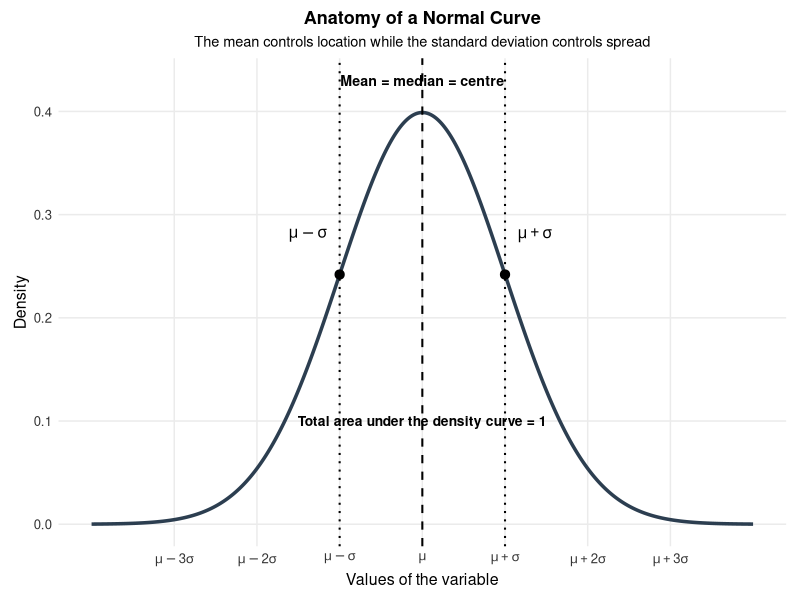
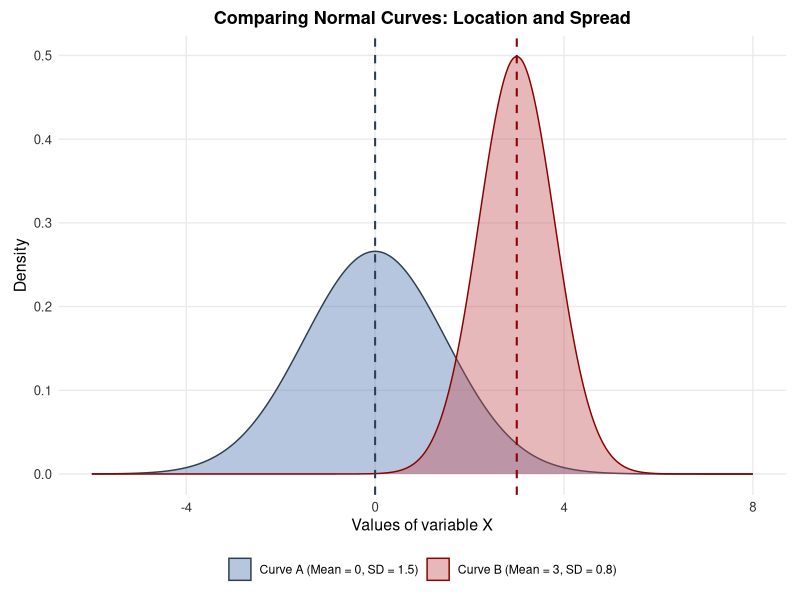
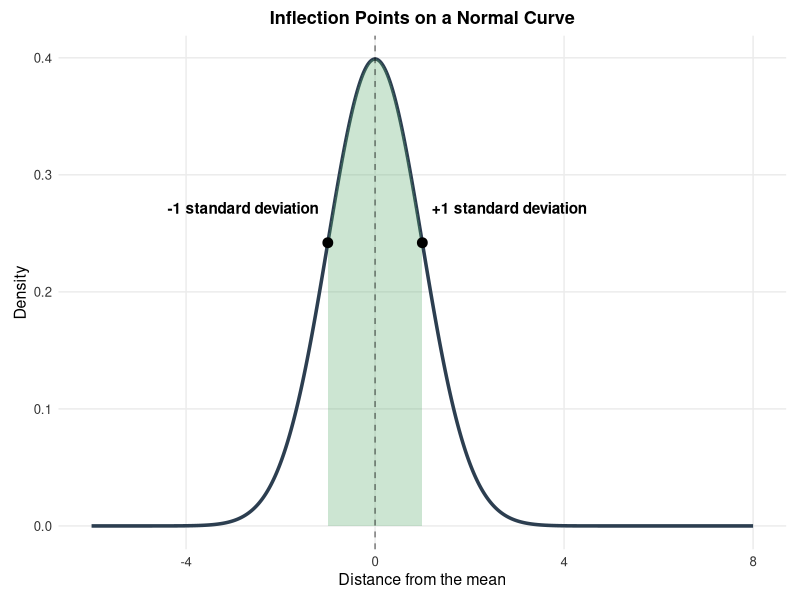
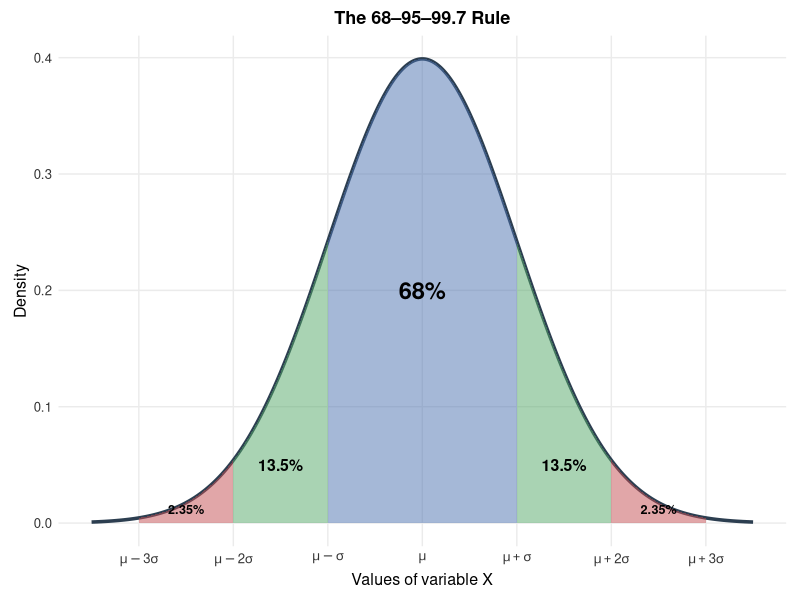
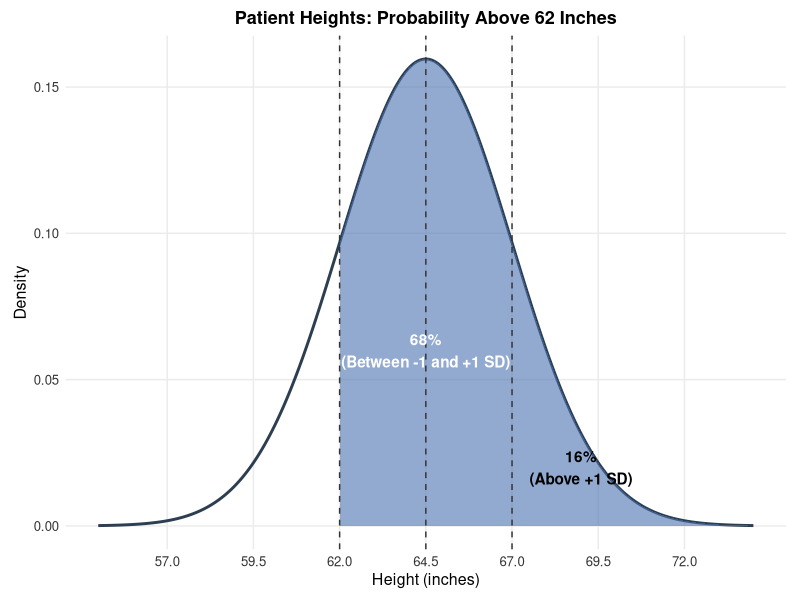
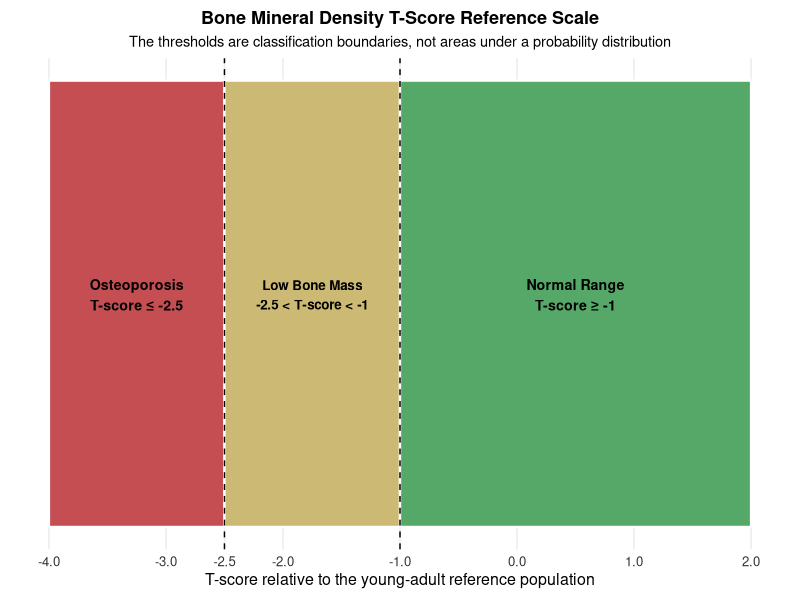
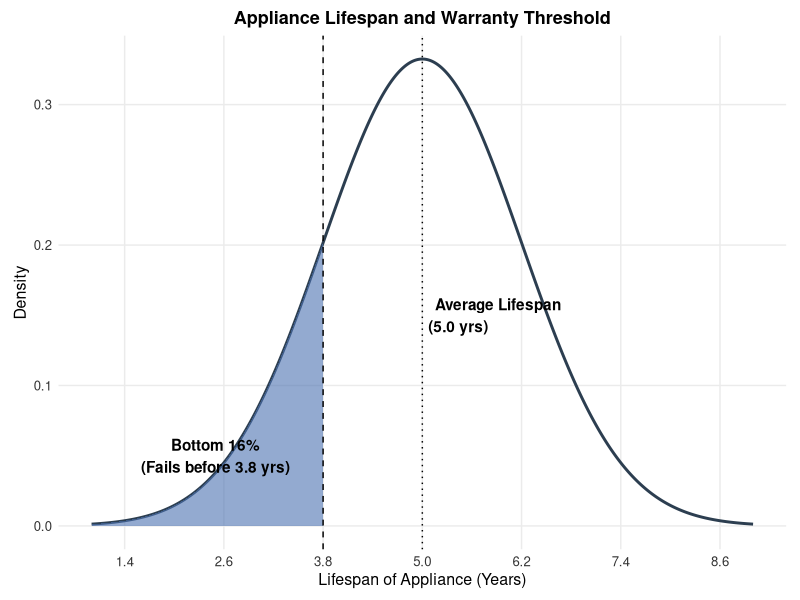
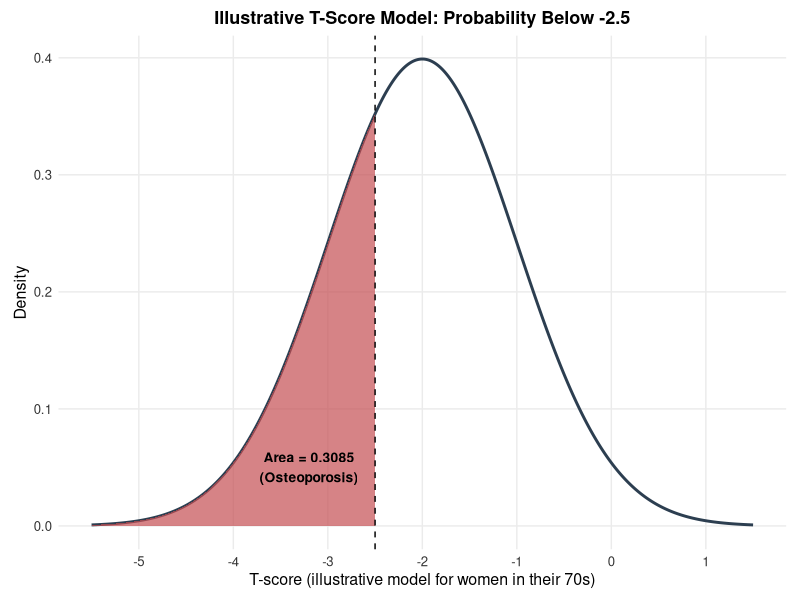

Here is the R script that generated these plots, in order:
## ---- chunk 1
knitr::opts_chunk$set(
  echo = TRUE,
  warning = FALSE,
  message = FALSE,
  error = FALSE,
  fig.align = "center", 
  fig.width = 6, 
  fig.height = 4
)

library(ggplot2)
library(dplyr)
library(tidyr)
library(gridExtra)

set.seed(123)

lecture_theme <- theme_minimal(base_size = 11) +
  theme(
    plot.title = element_text(size = 13, face = "bold", hjust = 0.5),
    axis.title = element_blank(),
    axis.text = element_blank(),
    panel.grid = element_blank(),
    plot.background = element_rect(fill = "white", colour = NA),
    panel.background = element_rect(fill = "white", colour = NA),
    plot.margin = margin(8, 10, 8, 10)
  )

# A second theme for ordinary statistical charts. Unlike the diagram theme
# above, this keeps axis labels, tick marks and a light major grid visible.
lecture_chart_theme <- theme_minimal(base_size = 11) +
  theme(
    plot.title = element_text(size = 13, face = "bold", hjust = 0.5),
    plot.subtitle = element_text(size = 10.5, hjust = 0.5),
    axis.title = element_text(size = 11.5),
    axis.text = element_text(size = 9.5, colour = "#333333"),
    panel.grid.minor = element_blank(),
    plot.background = element_rect(fill = "white", colour = NA),
    panel.background = element_rect(fill = "white", colour = NA),
    plot.margin = margin(8, 10, 8, 10)
  )

save_plot <- function(filename, plot, width, height) {
  ggsave(filename = filename, plot = plot, width = width, height = height, units = "in", dpi = 300, bg = "white")
}

# =============================================================
# 1. Anatomy of a Normal Curve
# =============================================================
x_anatomy <- seq(-4, 4, length.out = 1000)
normal_anatomy_df <- data.frame(
  x = x_anatomy,
  density = dnorm(x_anatomy)
)

p_normal_anatomy <- ggplot(normal_anatomy_df, aes(x = x, y = density)) +
  geom_line(linewidth = 1.2, colour = "#2c3e50") +
  geom_vline(xintercept = 0, linetype = "dashed", linewidth = 0.7) +
  geom_vline(xintercept = c(-1, 1), linetype = "dotted", linewidth = 0.7) +
  annotate("point", x = c(-1, 1), y = dnorm(c(-1, 1)), size = 2.8) +
  annotate("text", x = 0, y = 0.43, label = "Mean = median = centre",
           fontface = "bold", size = 3.6) +
  annotate("text", x = -1.15, y = 0.28, label = expression(mu - sigma),
           hjust = 1, fontface = "bold", size = 4) +
  annotate("text", x = 1.15, y = 0.28, label = expression(mu + sigma),
           hjust = 0, fontface = "bold", size = 4) +
  annotate("text", x = 0, y = 0.10,
           label = "Total area under the density curve = 1",
           fontface = "bold", size = 3.5) +
  scale_x_continuous(
    breaks = -3:3,
    labels = c(expression(mu - 3*sigma), expression(mu - 2*sigma),
               expression(mu - sigma), expression(mu),
               expression(mu + sigma), expression(mu + 2*sigma),
               expression(mu + 3*sigma))
  ) +
  labs(
    title = "Anatomy of a Normal Curve",
    subtitle = "The mean controls location while the standard deviation controls spread",
    x = "Values of the variable",
    y = "Density"
  ) +
  lecture_chart_theme

save_plot("fig_ch11_normal_anatomy.png", p_normal_anatomy, width = 7, height = 4.2)

# =============================================================
# 2. Normal Distributions: Comparing Mu and Sigma
# =============================================================
# Generate a sequence of x values
x_vals <- seq(-6, 8, length.out = 1000)

# Create data for two different normal curves
norm_data <- data.frame(
  x = rep(x_vals, 2),
  Density = c(dnorm(x_vals, mean = 0, sd = 1.5), dnorm(x_vals, mean = 3, sd = 0.8)),
  Curve = rep(c("Curve A (Mean = 0, SD = 1.5)", "Curve B (Mean = 3, SD = 0.8)"), each = length(x_vals))
)

p_two_normals <- ggplot(norm_data, aes(x = x, y = Density, fill = Curve, color = Curve)) +
  geom_area(alpha = 0.4, position = "identity") +
  scale_fill_manual(values = c("#4C72B0", "#C44E52")) +
  scale_color_manual(values = c("#2c3e50", "#8b0000")) +
  geom_vline(xintercept = 0, linetype = "dashed", color = "#2c3e50", size = 0.7) +
  geom_vline(xintercept = 3, linetype = "dashed", color = "#8b0000", size = 0.7) +
  labs(
    title = "Comparing Normal Curves: Location and Spread",
    x = "Values of variable X",
    y = "Density"
  ) +
  lecture_chart_theme +
  theme(legend.position = "bottom", legend.title = element_blank())

save_plot("fig_ch11_two_normals.png", p_two_normals, width = 7, height = 4)

# =============================================================
# 3. Normal Distributions: The Inflection Point
# =============================================================
inflection_data <- data.frame(
  x = x_vals,
  Density = dnorm(x_vals, mean = 0, sd = 1)
)

p_inflection <- ggplot(inflection_data, aes(x = x, y = Density)) +
  geom_line(color = "#2c3e50", size = 1.2) +
  # Shade the area between -1 and 1 SD
  stat_function(fun = dnorm, args = list(mean = 0, sd = 1), xlim = c(-1, 1), geom = "area", fill = "#55A868", alpha = 0.3) +
  # Add points at the exact inflection change
  annotate("point", x = -1, y = dnorm(-1), color = "black", size = 3) +
  annotate("point", x = 1, y = dnorm(1), color = "black", size = 3) +
  annotate("text", x = -1.2, y = dnorm(-1) + 0.03, label = "-1 standard deviation", fontface = "bold", hjust = 1) +
  annotate("text", x = 1.2, y = dnorm(1) + 0.03, label = "+1 standard deviation", fontface = "bold", hjust = 0) +
  geom_vline(xintercept = 0, linetype = "dashed", alpha = 0.5) +
  labs(
    title = "Inflection Points on a Normal Curve",
    x = "Distance from the mean",
    y = "Density"
  ) +
  lecture_chart_theme

save_plot("fig_ch11_inflection.png", p_inflection, width = 6, height = 4)

# =============================================================
# 4. The 68-95-99.7 Rule (Empirical Rule)
# =============================================================
# Generate data for a standard normal curve
x_emp <- seq(-3.5, 3.5, length.out = 1000)
df_emp <- data.frame(x = x_emp, y = dnorm(x_emp))

p_empirical <- ggplot(df_emp, aes(x = x, y = y)) +
  geom_line(size = 1.2, color = "#2c3e50") +
  # 68% band (center)
  stat_function(fun = dnorm, xlim = c(-1, 1), geom = "area", fill = "#4C72B0", alpha = 0.5) +
  # 95% bands (outer 13.5% each)
  stat_function(fun = dnorm, xlim = c(-2, -1), geom = "area", fill = "#55A868", alpha = 0.5) +
  stat_function(fun = dnorm, xlim = c(1, 2), geom = "area", fill = "#55A868", alpha = 0.5) +
  # 99.7% bands (outer 2.35% each)
  stat_function(fun = dnorm, xlim = c(-3, -2), geom = "area", fill = "#C44E52", alpha = 0.5) +
  stat_function(fun = dnorm, xlim = c(2, 3), geom = "area", fill = "#C44E52", alpha = 0.5) +
  scale_x_continuous(breaks = -3:3, 
                     labels = c(expression(mu - 3*sigma), expression(mu - 2*sigma), 
                                expression(mu - sigma), expression(mu), 
                                expression(mu + sigma), expression(mu + 2*sigma), 
                                expression(mu + 3*sigma))) +
  annotate("text", x = 0, y = 0.20, label = "68%", fontface = "bold", size = 6) +
  annotate("text", x = -1.5, y = 0.05, label = "13.5%", fontface = "bold", size = 4) +
  annotate("text", x = 1.5, y = 0.05, label = "13.5%", fontface = "bold", size = 4) +
  annotate("text", x = -2.5, y = 0.012, label = "2.35%", fontface = "bold", size = 3.2) +
  annotate("text", x = 2.5, y = 0.012, label = "2.35%", fontface = "bold", size = 3.2) +
  labs(title = "The 68–95–99.7 Rule", x = "Values of variable X", y = "Density") +
  lecture_chart_theme

save_plot("fig_ch11_empirical_rule.png", p_empirical, width = 7, height = 4)

# =============================================================
# 5. Example 11.2: Heights of Adult Female Patients (Area > 62)
# =============================================================
mu_h <- 64.5
sd_h <- 2.5
x_h <- seq(55, 74, length.out = 1000)
df_h <- data.frame(x = x_h, y = dnorm(x_h, mean = mu_h, sd = sd_h))

p_heights_62 <- ggplot(df_h, aes(x = x, y = y)) +
  geom_line(size = 1, color = "#2c3e50") +
  # Shade area greater than 62
  stat_function(fun = dnorm, args = list(mean = mu_h, sd = sd_h), 
                xlim = c(62, 74), geom = "area", fill = "#4C72B0", alpha = 0.6) +
  # Vertical lines for specific standard deviations
  geom_vline(xintercept = c(62, 64.5, 67), linetype = "dashed", color = "#333333") +
  scale_x_continuous(breaks = seq(57, 72, by = 2.5)) +
  annotate("text", x = 64.5, y = 0.06, label = "68%\n(Between -1 and +1 SD)", fontface = "bold", color = "white") +
  annotate("text", x = 69, y = 0.02, label = "16%\n(Above +1 SD)", fontface = "bold") +
  labs(
    title = "Patient Heights: Probability Above 62 Inches",
    x = "Height (inches)",
    y = "Density"
  ) +
  lecture_chart_theme

save_plot("fig_ch11_heights_62.png", p_heights_62, width = 7, height = 4)

# =============================================================
# 6. Standardizing Normal Distributions (Z-Scores)
# =============================================================
mu_h <- 64.5
sd_h <- 2.5

# Original Distribution Data
x_orig <- seq(55, 74, length.out = 500)
df_orig <- data.frame(x = x_orig, y = dnorm(x_orig, mean = mu_h, sd = sd_h))

# Standard Normal Data
x_std <- seq(-3.8, 3.8, length.out = 500)
df_std <- data.frame(x = x_std, y = dnorm(x_std, mean = 0, sd = 1))

# Plot A: Original Heights
p_orig <- ggplot(df_orig, aes(x = x, y = y)) +
  geom_line(color = "#4C72B0", size = 1.2) +
  geom_vline(xintercept = mu_h, linetype = "dashed", color = "#333333", alpha = 0.5) +
  # Observation at 70 inches
  annotate("point", x = 70, y = dnorm(70, mu_h, sd_h), color = "#C44E52", size = 4) +
  annotate("text", x = 70, y = dnorm(70, mu_h, sd_h) + 0.02, label = "70 inches", fontface="bold", hjust=0) +
  # Observation at 60 inches
  annotate("point", x = 60, y = dnorm(60, mu_h, sd_h), color = "#C44E52", size = 4) +
  annotate("text", x = 60, y = dnorm(60, mu_h, sd_h) + 0.02, label = "60 inches", fontface="bold", hjust=1) +
  labs(title = "Raw Heights: N(64.5, 2.5)", x = "Height (inches)", y = "Density") +
  lecture_chart_theme

# Plot B: Standardized Z-Scores
p_std <- ggplot(df_std, aes(x = x, y = y)) +
  geom_line(color = "#55A868", size = 1.2) +
  geom_vline(xintercept = 0, linetype = "dashed", color = "#333333", alpha = 0.5) +
  # z = +2.2
  annotate("point", x = 2.2, y = dnorm(2.2), color = "#C44E52", size = 4) +
  annotate("text", x = 2.2, y = dnorm(2.2) + 0.05, label = "z = +2.2", fontface="bold", hjust=0) +
  # z = -1.8
  annotate("point", x = -1.8, y = dnorm(-1.8), color = "#C44E52", size = 4) +
  annotate("text", x = -1.8, y = dnorm(-1.8) + 0.05, label = "z = -1.8", fontface="bold", hjust=1) +
  labs(title = "Standardized Scale: N(0, 1)", x = "Z-Score (Standard Deviations)", y = "") +
  lecture_chart_theme

p_zscores <- arrangeGrob(p_orig, p_std, ncol = 2)
save_plot("fig_ch11_zscores.png", p_zscores, width = 9, height = 4)

# =============================================================
# 7. Bone Mineral Density T-Score Reference Scale
# =============================================================
t_score_regions <- data.frame(
  xmin = c(-4.0, -2.5, -1.0),
  xmax = c(-2.5, -1.0, 2.0),
  ymin = c(0, 0, 0),
  ymax = c(1, 1, 1),
  region = factor(
    c("Osteoporosis", "Low Bone Mass", "Normal Range"),
    levels = c("Osteoporosis", "Low Bone Mass", "Normal Range")
  )
)

p_dexa <- ggplot(t_score_regions) +
  geom_rect(
    aes(xmin = xmin, xmax = xmax, ymin = ymin, ymax = ymax, fill = region),
    colour = "white",
    linewidth = 0.8
  ) +
  geom_vline(xintercept = c(-2.5, -1.0), linetype = "dashed", colour = "black") +
  annotate("text", x = -3.25, y = 0.52, label = "Osteoporosis\nT-score ≤ -2.5", fontface = "bold", size = 3.6) +
  annotate("text", x = -1.75, y = 0.52, label = "Low Bone Mass\n-2.5 < T-score < -1", fontface = "bold", size = 3.4) +
  annotate("text", x = 0.50, y = 0.52, label = "Normal Range\nT-score ≥ -1", fontface = "bold", size = 3.6) +
  scale_x_continuous(breaks = c(-4, -3, -2.5, -2, -1, 0, 1, 2)) +
  scale_y_continuous(NULL, breaks = NULL, limits = c(0, 1)) +
  scale_fill_manual(
    values = c(
      "Osteoporosis" = "#C44E52",
      "Low Bone Mass" = "#CCB974",
      "Normal Range" = "#55A868"
    )
  ) +
  labs(
    title = "Bone Mineral Density T-Score Reference Scale",
    subtitle = "The thresholds are classification boundaries, not areas under a probability distribution",
    x = "T-score relative to the young-adult reference population"
  ) +
  lecture_chart_theme +
  theme(
    legend.position = "none",
    panel.grid.major.y = element_blank(),
    panel.grid.minor = element_blank()
  )

save_plot("fig_ch11_dexa.png", p_dexa, width = 7, height = 3.6)

# =============================================================
# 8. Visualizing Standardized Scores: Manufacturing Warranties
# =============================================================
mu_w <- 5.0
sd_w <- 1.2
x_w <- seq(1, 9, length.out = 1000)
df_warranty <- data.frame(x = x_w, y = dnorm(x_w, mean = mu_w, sd = sd_w))

p_warranty <- ggplot(df_warranty, aes(x = x, y = y)) +
  geom_line(size = 1, color = "#2c3e50") +
  # Shade the bottom 16% (below -1 SD)
  stat_function(fun = dnorm, args = list(mean = mu_w, sd = sd_w), 
                xlim = c(1, 3.8), geom = "area", fill = "#4C72B0", alpha = 0.6) +
  geom_vline(xintercept = 3.8, linetype = "dashed", color = "black") +
  geom_vline(xintercept = 5.0, linetype = "dotted", color = "black") +
  annotate("text", x = 2.5, y = 0.05, label = "Bottom 16%\n(Fails before 3.8 yrs)", fontface = "bold") +
  annotate("text", x = 5, y = 0.15, label = "Average Lifespan\n(5.0 yrs)", fontface = "bold", hjust = -0.1) +
  scale_x_continuous(breaks = seq(1.4, 8.6, by = 1.2)) +
  labs(
    title = "Appliance Lifespan and Warranty Threshold",
    x = "Lifespan of Appliance (Years)",
    y = "Density"
  ) +
  lecture_chart_theme

save_plot("fig_ch11_warranty.png", p_warranty, width = 7, height = 4)

# =============================================================
# 9. Finding Normal Probabilities: Cumulative (Osteoporosis)
# =============================================================
mu_bmd <- -2
sd_bmd <- 1
x_bmd <- seq(-5.5, 1.5, length.out = 1000)
df_bmd <- data.frame(x = x_bmd, y = dnorm(x_bmd, mean = mu_bmd, sd = sd_bmd))

p_osteo <- ggplot(df_bmd, aes(x = x, y = y)) +
  geom_line(size = 1, color = "#2c3e50") +
  # Shade cumulative area to the left of -2.5
  stat_function(fun = dnorm, args = list(mean = mu_bmd, sd = sd_bmd), 
                xlim = c(-5.5, -2.5), geom = "area", fill = "#C44E52", alpha = 0.7) +
  geom_vline(xintercept = -2.5, linetype = "dashed", color = "black") +
  annotate("text", x = -3.2, y = 0.05, label = "Area = 0.3085\n(Osteoporosis)", fontface = "bold", color = "black", size = 3.5) +
  scale_x_continuous(breaks = seq(-5, 1, by = 1)) +
  labs(
    title = "Illustrative T-Score Model: Probability Below -2.5",
    x = "T-score (illustrative model for women in their 70s)",
    y = "Density"
  ) +
  lecture_chart_theme

save_plot("fig_ch11_osteoporosis.png", p_osteo, width = 6, height = 4)

# =============================================================
# 10. Finding Normal Probabilities: Intervals (Osteopenia)
# =============================================================
p_osteopenia <- ggplot(df_bmd, aes(x = x, y = y)) +
  geom_line(size = 1, color = "#2c3e50") +
  # Shade area between -2.5 and -1
  stat_function(fun = dnorm, args = list(mean = mu_bmd, sd = sd_bmd), 
                xlim = c(-2.5, -1), geom = "area", fill = "#CCB974", alpha = 0.7) +
  geom_vline(xintercept = -2.5, linetype = "dashed", color = "black") +
  geom_vline(xintercept = -1, linetype = "dashed", color = "black") +
  annotate("text", x = -1.75, y = 0.15, label = "Area = 0.5328\n(Osteopenia)", fontface = "bold", color = "black", size = 4) +
  scale_x_continuous(breaks = seq(-5, 1, by = 1)) +
  labs(
    title = "Illustrative T-Score Model: Probability Between -2.5 and -1",
    x = "T-score (illustrative model for women in their 70s)",
    y = "Density"
  ) +
  lecture_chart_theme

save_plot("fig_ch11_osteopenia.png", p_osteopenia, width = 6, height = 4)

# =============================================================
# 11. Standard Normal Table: Interval (Example 11.9)
# =============================================================
z_vals <- seq(-4, 4, length.out = 1000)
df_z <- data.frame(z = z_vals, y = dnorm(z_vals))

p_table_interval <- ggplot(df_z, aes(x = z, y = y)) +
  geom_line(size = 1, color = "#2c3e50") +
  # Shade area between -1.8 and 1.4
  stat_function(fun = dnorm, xlim = c(-1.8, 1.4), geom = "area", fill = "#4C72B0", alpha = 0.6) +
  geom_vline(xintercept = -1.8, linetype = "dashed", color = "black") +
  geom_vline(xintercept = 1.4, linetype = "dashed", color = "black") +
  annotate("text", x = -0.2, y = 0.15, label = "Area = 0.8833", fontface = "bold", size = 5) +
  scale_x_continuous(breaks = seq(-4, 4, by = 1)) +
  labs(
    title = "Standard Normal Curve: Area between z = -1.8 and z = 1.4",
    x = "Z-Score",
    y = "Density"
  ) +
  lecture_chart_theme

save_plot("fig_ch11_table_interval.png", p_table_interval, width = 7, height = 4)

# =============================================================
# 12. Finding Percentiles: Top 10% with the Z-Table (Example 11.10)
# =============================================================
mu_preg <- 266
sd_preg <- 16
x_preg <- seq(210, 320, length.out = 1000)
df_preg <- data.frame(x = x_preg, y = dnorm(x_preg, mean = mu_preg, sd = sd_preg))

# Find the critical value for top 10% (90th percentile)
x_crit <- qnorm(0.90, mean = mu_preg, sd = sd_preg)

p_percentile <- ggplot(df_preg, aes(x = x, y = y)) +
  geom_line(size = 1, color = "#2c3e50") +
  # Shade the bottom 90%
  stat_function(fun = dnorm, args = list(mean = mu_preg, sd = sd_preg), 
                xlim = c(210, x_crit), geom = "area", fill = "#EAEAEA", alpha = 0.8) +
  # Shade the top 10%
  stat_function(fun = dnorm, args = list(mean = mu_preg, sd = sd_preg), 
                xlim = c(x_crit, 320), geom = "area", fill = "#C44E52", alpha = 0.7) +
  geom_vline(xintercept = x_crit, linetype = "dashed", color = "black") +
  annotate("text", x = 250, y = 0.01, label = "Bottom 90%\n(Area = 0.90)", fontface = "bold") +
  annotate("text", x = 300, y = 0.005, label = "Top 10%", fontface = "bold", color = "black") +
  scale_x_continuous(breaks = c(218, 234, 250, 266, 282, 298, 314)) +
  labs(
    title = "Pregnancy Lengths: Finding the 90th Percentile",
    x = "Days",
    y = "Density"
  ) +
  lecture_chart_theme

save_plot("fig_ch11_percentile.png", p_percentile, width = 7, height = 4)

# =============================================================
# Generate Standard Normal Z-Table (Positive and Negative)
# =============================================================
library(gridExtra)
library(grid)

# Function to create a Z-table
create_z_table <- function(z_seq) {
  cols <- seq(0, 0.09, by = 0.01)
  z_mat <- matrix(NA, nrow = length(z_seq), ncol = length(cols))
  
  for(i in 1:length(z_seq)) {
    for(j in 1:length(cols)) {
      # For negative z, we subtract the column addition; for positive, we add it.
      val <- if(z_seq[1] < 0) z_seq[i] - cols[j] else z_seq[i] + cols[j]
      z_mat[i, j] <- pnorm(val)
    }
  }
  
  z_mat <- round(z_mat, 4)
  # Format with exact decimal places
  z_df <- as.data.frame(apply(z_mat, 2, function(x) sprintf("%.4f", x)))
  rownames(z_df) <- sprintf("%.1f", z_seq)
  colnames(z_df) <- sprintf("%.2f", cols)
  return(z_df)
}

# Create Negative and Positive Z-Tables
neg_z <- seq(-3.4, 0.0, by = 0.1)
pos_z <- seq(0.0, 3.4, by = 0.1)

neg_table <- create_z_table(neg_z)
pos_table <- create_z_table(pos_z)

# Save to PDF
pdf("z_table.pdf", height = 11, width = 8.5)
grid.arrange(
  top = textGrob("Standard Normal Cumulative Probabilities (Negative Z)", gp = gpar(fontsize = 14, fontface = "bold")),
  tableGrob(neg_table, theme = ttheme_default(base_size = 9))
)
grid.arrange(
  top = textGrob("Standard Normal Cumulative Probabilities (Positive Z)", gp = gpar(fontsize = 14, fontface = "bold")),
  tableGrob(pos_table, theme = ttheme_default(base_size = 9))
)
dev.off()

# =============================================================
# 13. Finding Percentiles with R: Third Quartile (Example 11.6)
# =============================================================
mu_hatch <- 45
sd_hatch <- 4
x_hatch <- seq(30, 60, length.out = 1000)
df_hatch <- data.frame(x = x_hatch, y = dnorm(x_hatch, mean = mu_hatch, sd = sd_hatch))

# Find the 75th percentile
q3_val <- qnorm(0.75, mean = mu_hatch, sd = sd_hatch)

p_hatching <- ggplot(df_hatch, aes(x = x, y = y)) +
  geom_line(size = 1, color = "#2c3e50") +
  # Shade the bottom 75%
  stat_function(fun = dnorm, args = list(mean = mu_hatch, sd = sd_hatch), 
                xlim = c(30, q3_val), geom = "area", fill = "#4C72B0", alpha = 0.6) +
  geom_vline(xintercept = q3_val, linetype = "dashed", color = "black") +
  annotate("text", x = 42, y = 0.04, label = "Bottom 75%\n(Area = 0.75)", fontface = "bold") +
  annotate("text", x = 52, y = 0.04, label = "Top 25%", fontface = "bold") +
  annotate("text", x = q3_val, y = 0.09, label = paste("x =", round(q3_val, 1)), fontface = "bold", vjust = -0.5) +
  scale_x_continuous(breaks = seq(33, 57, by = 4)) +
  labs(
    title = "Hatching Weights: 3rd Quartile (75th Percentile)",
    x = "Weight (grams)",
    y = "Density"
  ) +
  lecture_chart_theme

save_plot("fig_ch11_hatching_q3.png", p_hatching, width = 7, height = 4)

# =============================================================
# 14. Finding Percentiles with R: Top 10% (Example 11.7)
# =============================================================
mu_preg <- 266
sd_preg <- 16
x_preg <- seq(210, 320, length.out = 1000)
df_preg <- data.frame(x = x_preg, y = dnorm(x_preg, mean = mu_preg, sd = sd_preg))

# Find the 90th percentile
p90_val <- qnorm(0.90, mean = mu_preg, sd = sd_preg)

p_pregnancy_top10 <- ggplot(df_preg, aes(x = x, y = y)) +
  geom_line(size = 1, color = "#2c3e50") +
  # Shade the bottom 90%
  stat_function(fun = dnorm, args = list(mean = mu_preg, sd = sd_preg), 
                xlim = c(210, p90_val), geom = "area", fill = "#EAEAEA", alpha = 0.8) +
  # Shade the top 10%
  stat_function(fun = dnorm, args = list(mean = mu_preg, sd = sd_preg), 
                xlim = c(p90_val, 320), geom = "area", fill = "#C44E52", alpha = 0.7) +
  geom_vline(xintercept = p90_val, linetype = "dashed", color = "black") +
  annotate("text", x = 250, y = 0.01, label = "Bottom 90%\n(Area = 0.90)", fontface = "bold") +
  annotate("text", x = 295, y = 0.005, label = "Top 10%", fontface = "bold", color = "black") +
  annotate("text", x = p90_val, y = 0.02, label = paste("x =", round(p90_val, 1)), fontface = "bold", vjust = -0.5, hjust = -0.1) +
  scale_x_continuous(breaks = seq(218, 314, by = 16)) +
  labs(
    title = "Pregnancy Lengths: The Top 10%",
    x = "Length of Pregnancy (Days)",
    y = "Density"
  ) +
  lecture_chart_theme

save_plot("fig_ch11_pregnancy_top10.png", p_pregnancy_top10, width = 7, height = 4)
## ---- chunk 2
# Probability of a T-score at or below -2.5 under the illustrative model
p_osteoporosis <- pnorm(q = -2.5, mean = -2, sd = 1)
print(p_osteoporosis)
## ---- chunk 3
# Interval probability from -2.5 to -1 under the illustrative model
p_osteopenia <- pnorm(q = -1, mean = -2, sd = 1) -
  pnorm(q = -2.5, mean = -2, sd = 1)
print(p_osteopenia)
## ---- chunk 4
# The 75th percentile of the hatching-weight model
q3_weight <- qnorm(p = 0.75, mean = 45, sd = 4)
print(q3_weight)
## ---- chunk 5
# The 90th percentile leaves 10% of the model above the boundary
pregnancy_90 <- qnorm(p = 0.90, mean = 266, sd = 16)
print(pregnancy_90)
## ---- chunk 6
# Probability that height lies between 60 and 68 inches
p_height_interval <- pnorm(68, mean = 64.5, sd = 2.5) -
  pnorm(60, mean = 64.5, sd = 2.5)
print(p_height_interval)
## ---- chunk 7
q <- qnorm(p = 0.90, mean = 266, sd = 16)
print(q)
